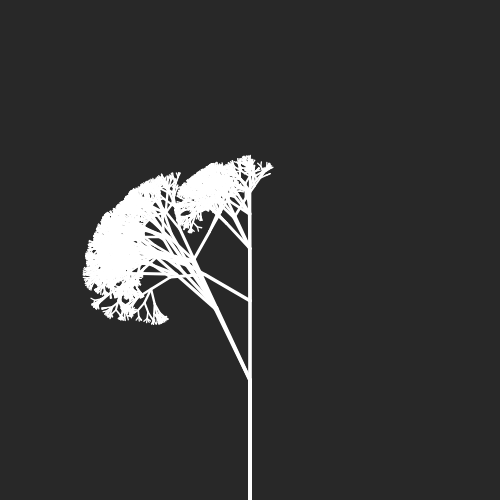
Frame 1 (no input)
Frame 60 (no input): identical to frame 1, image omitted
Frame 120 (the mouse pressed at the canvas centre since frame 60): identical to frame 1, image omitted

The p5.js sketch that drew this single still picture (run headless with seeded random() and noise() and a simulated clock; from frame 60 on, the mouse is pressed at the canvas centre):

// p5.js sketch
// ── sketch.js
var canvas;
var currTime;
var branches = 2;
var minLength = 4;
let branchCount;
let angle;
let checkBox;

function setup(){
    canvas = createCanvas(500,500);
    background(40);
    checkBox = createCheckbox('uniform', false);
    branchCount = floor(random(2,5));
    angle = random(PI/(branchCount + 1));

    translate(width/2, height);
    stroke(255);
    branch(120, 1);
}

function draw(){
    //background(51);
    
    
}

function branch(len, generation){
    strokeWeight(map(generation, 1,10,4,1));
    line(0,0,0,-len);

    translate(0, -len);
    len *= 0.66

    generation++;
    
    if(!checkBox.checked()){
        branchCount = floor(random(2,6));
        angle = random(PI/(branchCount + 1));
    }

    if(len > minLength){
        
        if(branchCount > 2){
            for (var i = -floor(branchCount/2); i < ceil(branchCount/2); i++) {
                push();
                rotate(angle * i);
                branch(len, generation);
                pop();
            }
        } else{
            push();
            rotate(-angle);
            branch(len, generation);
            pop();
            push();
            rotate(angle);
            branch(len, generation);
            pop();
        }
        
    }
}

function mouseClicked(){
    background(51);
    if(checkBox.checked()){
        branchCount = floor(random(2,5));
        angle = random(PI/(branchCount + 1));
    }
    translate(width/2, height);
    stroke(255);
    branch(120, 1);
}
